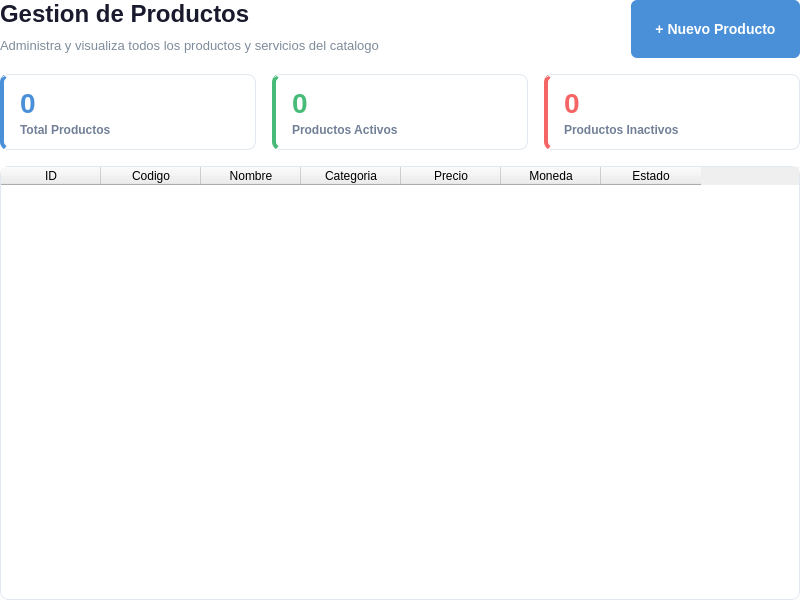
<?xml version="1.0" encoding="UTF-8"?>
<ui version="4.0">
 <class>ProductoList</class>
 <widget class="QWidget" name="ProductoList">
  <property name="geometry">
   <rect>
    <x>0</x>
    <y>0</y>
    <width>800</width>
    <height>600</height>
   </rect>
  </property>
  <property name="styleSheet">
   <string notr="true">
/* === GLOBAL === */
QWidget#ProductoList {
    background-color: transparent;
}
/* === HEADER === */
QLabel#listTitle {
    font-size: 24px;
    font-weight: bold;
    color: #1a1a2e;
}
QLabel#listSubtitle {
    font-size: 13px;
    color: #7f8c9b;
}
/* === BOTON NUEVO === */
QPushButton#btn_nuevo_producto {
    background-color: #4a90d9;
    color: white;
    border: none;
    border-radius: 6px;
    font-size: 14px;
    font-weight: 600;
    padding: 10px 24px;
    min-height: 38px;
}
QPushButton#btn_nuevo_producto:hover {
    background-color: #3a7bc8;
}
QPushButton#btn_nuevo_producto:pressed {
    background-color: #2a6bb8;
}
/* === STAT CARDS === */
QFrame#cardTotal, QFrame#cardActivos, QFrame#cardInactivos {
    background-color: white;
    border: 1px solid #e2e8f0;
    border-radius: 8px;
}
QFrame#cardTotal {
    border-left: 4px solid #4a90d9;
}
QFrame#cardActivos {
    border-left: 4px solid #48bb78;
}
QFrame#cardInactivos {
    border-left: 4px solid #f56565;
}
QLabel#statValueTotal {
    font-size: 28px;
    font-weight: bold;
    color: #4a90d9;
}
QLabel#statValueActivos {
    font-size: 28px;
    font-weight: bold;
    color: #48bb78;
}
QLabel#statValueInactivos {
    font-size: 28px;
    font-weight: bold;
    color: #f56565;
}
QLabel#statLabelTotal, QLabel#statLabelActivos, QLabel#statLabelInactivos {
    font-size: 12px;
    color: #718096;
    font-weight: 500;
}
/* === TABLA === */
QTableWidget#tabla_productos {
    background-color: white;
    border: 1px solid #e2e8f0;
    border-radius: 8px;
    gridline-color: #f0f2f5;
    font-size: 13px;
}
QTableWidget#tabla_productos QHeaderView::section {
    background-color: #f7fafc;
    color: #2d3748;
    font-weight: bold;
    font-size: 13px;
    padding: 10px 8px;
    border: none;
    border-bottom: 2px solid #e2e8f0;
    border-right: 1px solid #f0f2f5;
}
QTableWidget#tabla_productos QHeaderView::section:last {
    border-right: none;
}
QTableWidget#tabla_productos::item {
    padding: 10px 8px;
    color: #2d3748;
    border-bottom: 1px solid #f0f2f5;
}
QTableWidget#tabla_productos::item:selected {
    background-color: #ebf8ff;
    color: #2c5282;
}
QTableWidget#tabla_productos::item:hover {
    background-color: #f7fafc;
}
   </string>
  </property>
  <layout class="QVBoxLayout" name="mainLayout">
   <property name="leftMargin"><number>0</number></property>
   <property name="topMargin"><number>0</number></property>
   <property name="rightMargin"><number>0</number></property>
   <property name="bottomMargin"><number>0</number></property>
   <property name="spacing"><number>16</number></property>
   <item>
    <layout class="QHBoxLayout" name="headerLayout">
     <item>
      <layout class="QVBoxLayout" name="titleLayout">
       <property name="spacing"><number>4</number></property>
       <item>
        <widget class="QLabel" name="listTitle">
         <property name="text"><string>Gestion de Productos</string></property>
        </widget>
       </item>
       <item>
        <widget class="QLabel" name="listSubtitle">
         <property name="text"><string>Administra y visualiza todos los productos y servicios del catalogo</string></property>
        </widget>
       </item>
      </layout>
     </item>
     <item>
      <spacer name="headerSpacer">
       <property name="orientation"><enum>Qt::Horizontal</enum></property>
       <property name="sizeHint" stdset="0"><size><width>40</width><height>20</height></size></property>
      </spacer>
     </item>
     <item>
      <widget class="QPushButton" name="btn_nuevo_producto">
       <property name="text"><string>+ Nuevo Producto</string></property>
       <property name="cursor"><cursorShape>PointingHandCursor</cursorShape></property>
      </widget>
     </item>
    </layout>
   </item>
   <item>
    <layout class="QHBoxLayout" name="statsLayout">
     <property name="spacing"><number>16</number></property>
     <item>
      <widget class="QFrame" name="cardTotal">
       <property name="maximumSize"><size><width>16777215</width><height>80</height></size></property>
       <layout class="QVBoxLayout" name="cardTotalLayout">
        <property name="leftMargin"><number>16</number></property>
        <property name="topMargin"><number>12</number></property>
        <property name="rightMargin"><number>16</number></property>
        <property name="bottomMargin"><number>12</number></property>
        <property name="spacing"><number>4</number></property>
        <item><widget class="QLabel" name="statValueTotal"><property name="text"><string>0</string></property></widget></item>
        <item><widget class="QLabel" name="statLabelTotal"><property name="text"><string>Total Productos</string></property></widget></item>
       </layout>
      </widget>
     </item>
     <item>
      <widget class="QFrame" name="cardActivos">
       <property name="maximumSize"><size><width>16777215</width><height>80</height></size></property>
       <layout class="QVBoxLayout" name="cardActivosLayout">
        <property name="leftMargin"><number>16</number></property>
        <property name="topMargin"><number>12</number></property>
        <property name="rightMargin"><number>16</number></property>
        <property name="bottomMargin"><number>12</number></property>
        <property name="spacing"><number>4</number></property>
        <item><widget class="QLabel" name="statValueActivos"><property name="text"><string>0</string></property></widget></item>
        <item><widget class="QLabel" name="statLabelActivos"><property name="text"><string>Productos Activos</string></property></widget></item>
       </layout>
      </widget>
     </item>
     <item>
      <widget class="QFrame" name="cardInactivos">
       <property name="maximumSize"><size><width>16777215</width><height>80</height></size></property>
       <layout class="QVBoxLayout" name="cardInactivosLayout">
        <property name="leftMargin"><number>16</number></property>
        <property name="topMargin"><number>12</number></property>
        <property name="rightMargin"><number>16</number></property>
        <property name="bottomMargin"><number>12</number></property>
        <property name="spacing"><number>4</number></property>
        <item><widget class="QLabel" name="statValueInactivos"><property name="text"><string>0</string></property></widget></item>
        <item><widget class="QLabel" name="statLabelInactivos"><property name="text"><string>Productos Inactivos</string></property></widget></item>
       </layout>
      </widget>
     </item>
    </layout>
   </item>
   <item>
    <widget class="QTableWidget" name="tabla_productos">
     <property name="editTriggers"><set>QAbstractItemView::NoEditTriggers</set></property>
     <property name="selectionMode"><enum>QAbstractItemView::SingleSelection</enum></property>
     <property name="selectionBehavior"><enum>QAbstractItemView::SelectRows</enum></property>
     <property name="showGrid"><bool>true</bool></property>
     <property name="columnCount"><number>7</number></property>
     <column><property name="text"><string>ID</string></property></column>
     <column><property name="text"><string>Codigo</string></property></column>
     <column><property name="text"><string>Nombre</string></property></column>
     <column><property name="text"><string>Categoria</string></property></column>
     <column><property name="text"><string>Precio</string></property></column>
     <column><property name="text"><string>Moneda</string></property></column>
     <column><property name="text"><string>Estado</string></property></column>
    </widget>
   </item>
  </layout>
 </widget>
 <resources/>
 <connections/>
</ui>
